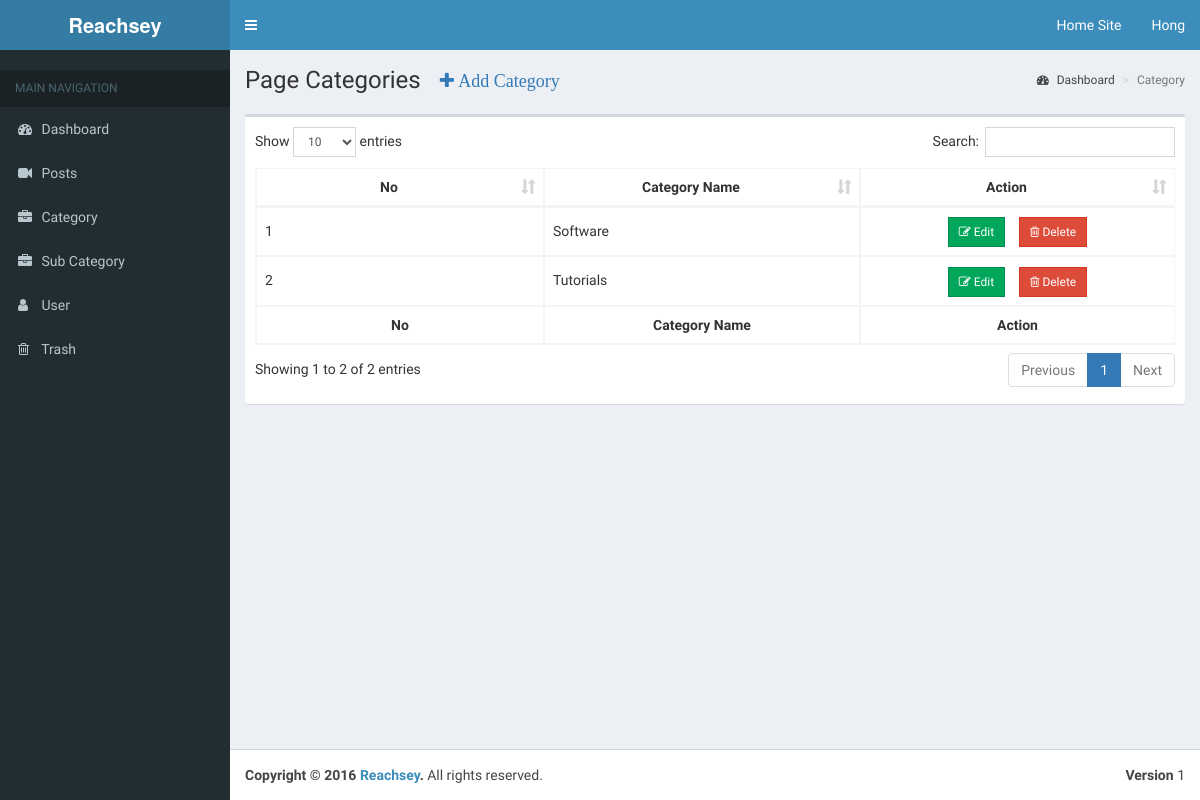
The app's page /admin/pages/category.php (signed in) with its own data.
### tables this page shows
CREATE TABLE `users` (
  `user_id` int(20) NOT NULL AUTO_INCREMENT,
  `user_name` varchar(255) NOT NULL,
  `name` varchar(255) NOT NULL,
  `user_email` varchar(255) NOT NULL,
  `user_role` varchar(255) NOT NULL,
  `user_password` varchar(255) NOT NULL,
  PRIMARY KEY (`user_id`)
);

CREATE TABLE `categories` (
  `cat_id` int(20) NOT NULL AUTO_INCREMENT,
  `cat_name` varchar(255) NOT NULL,
  PRIMARY KEY (`cat_id`)
);

### admin/pages/include/view_all_category.php (the view, shortened to what this page needs)
<section class="content-header">
    <h1>
        Page Categories
        <button type="button" class="btn btn-link" data-toggle="modal" data-target="#maincategory"><i style="font-size: large;" class="fa fa-plus">&nbsp;Add Category</i></button>
    </h1>
    <ol class="breadcrumb">
        <li><a href="../dashboard.php"><i class="fa fa-dashboard"></i> Dashboard</a></li>
        <li class="active">Category</li>
    </ol>
</section>
<section class="content">
    <div class="row">
        <div class="col-xs-12">
            <div class="box">
                <div class="box-body">
                    <table id="example1" class="table table-bordered table-hover">
                        <thead>
                        <tr>
                            <th>No</th>
                            <th>Category Name</th>
                            <th>Action</th>
                        </tr>
                        </thead>
                        <tbody>
                        <?php
                        $query="select * from categories";
                        $select_category=mysqli_query($connection,$query);
                        $n = mysqli_num_rows($select_category);
                        while($row = mysqli_fetch_assoc($select_category)){
                            $cat_id= $row['cat_id'];
                            $cat_name= $row['cat_name'];
                            ?>
                            <tr>
                                <td style="line-height: 30px;font-size:;"><?php echo $n; ?></td>
                                <td style="line-height: 30px;font-size:;"><?php echo $cat_name; ?></td>
                                <td align="center" style="line-height: 30px;font-size:;" ><a href="category.php?action=edit_category&cat_id=<?php echo $cat_id; ?>" class="btn btn-success btn-flat btn-sm"><i class="fa fa-edit"></i> Edit</a>&nbsp;&nbsp;&nbsp;&nbsp;<a href="category.php?delete=<?php echo $cat_id;?>" onclick="return confirm('Are your sure?')" class="btn btn-danger btn-flat btn-sm"><i class="fa fa-trash-o"></i> Delete</a></td>
                            </tr>
                            <?php
                            $n--;
                        }
                        ?>
                        </tbody>
                        <tfoot>
                        <tr>
                            <th>No</th>
                            <th>Category Name</th>
                            <th>Action</th>
                        </tr>
                        </tfoot>
                    </table>
                </div>
            </div>
        </div>
    </div>
</section>

### admin/pages/include/navigation.php (shortened to what this page needs)
<header class="main-header">
  <a href="index2.html" class="logo">
    <span class="logo-lg"><b>Reachsey</b></span>
  </a>
  <nav class="navbar navbar-static-top">
    <a href="#" class="sidebar-toggle" data-toggle="offcanvas" role="button">
    </a>
    <div class="navbar-custom-menu">
      <ul class="nav navbar-nav">
        <li class="dropdown messages-menu">
          <a href="#">Home Site</a>
        </li>
        <li class="dropdown user user-menu">
          <a href="#" class="dropdown-toggle" data-toggle="dropdown">
            <span class="hidden-xs"><?php echo $name;?></span>
          </a>
        </li>
      </ul>
    </div>
  </nav>
</header>
<aside class="main-sidebar">
  <section class="sidebar">
    <div class="user-panel">
    </div>
    <ul class="sidebar-menu">
      <li class="header">MAIN NAVIGATION</li>
      <?php
        if($user_role=='Admin'){
      ?>
      <li>
        <a href="dashboard.php">
          <i class="fa fa-dashboard"></i> <span>Dashboard</span>
        </a>
      </li>
      <li>
        <a href="posts.php">
          <i class="fa fa-video-camera"></i> <span>Posts</span>
        </a>
      </li>
      <li>
        <a href="category.php">
          <i class="fa fa-briefcase"></i> <span>Category</span>
        </a>
      </li>
      <li>
         <a href="sub_category.php">
           <i class="fa fa-briefcase"></i> <span>Sub Category</span>
         </a>
      </li>
      <li>
        <a href="users.php">
          <i class="fa fa-user"></i> <span>User</span>
        </a>
      </li>
    <li>
        <a href="trash.php">
            <i class="fa fa-trash-o"></i> <span>Trash</span>
        </a>
    </li>
      <?php
        }
      ?>
    </ul>
  </section>
</aside>

### admin/pages/include/view_all_category.php (style rules this page uses)
th { text-align: center; }
td,th { max-width: 130px; overflow:hidden; white-space: nowrap; text-overflow: ellipsis; }

### records on screen
users: name "Hong"
categories: cat_name "Tutorials"
categories: cat_name "Software"
